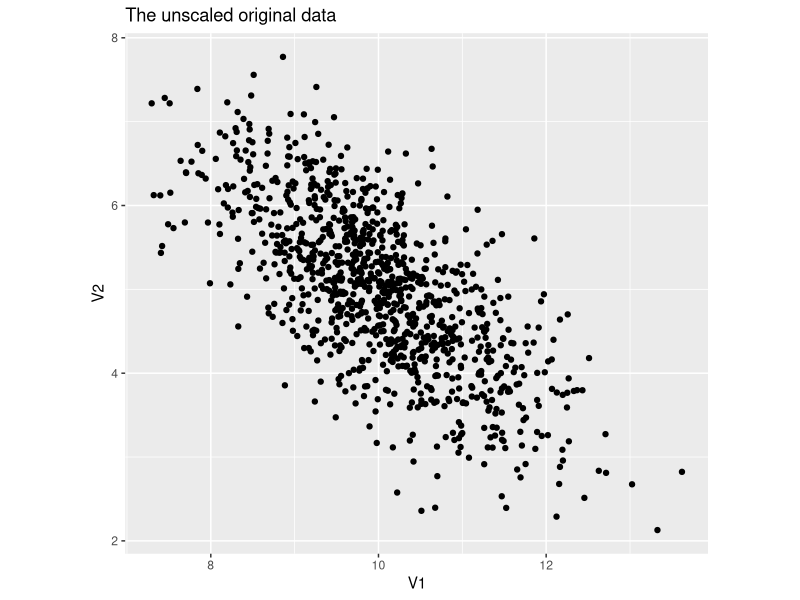
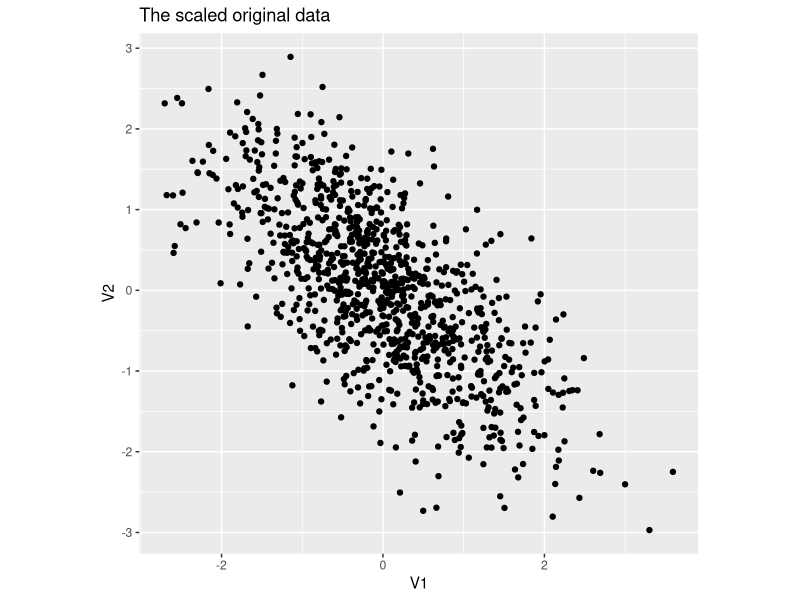
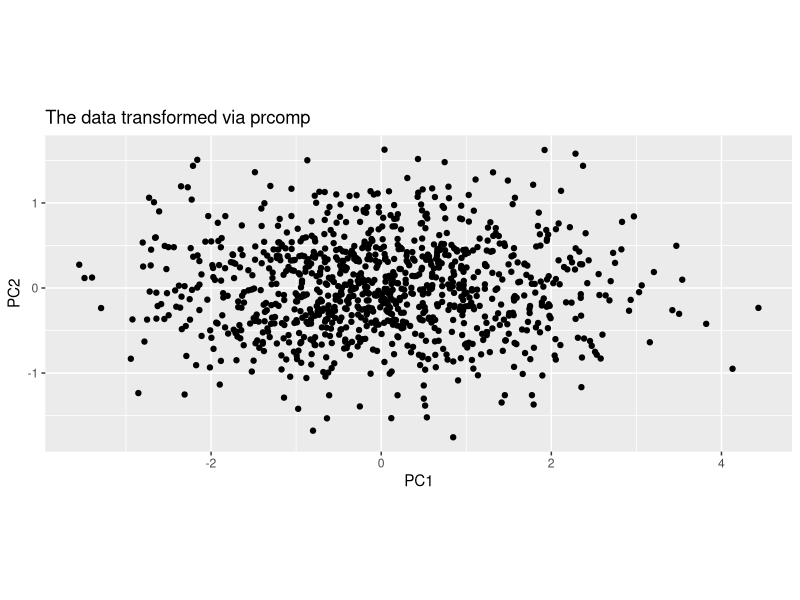
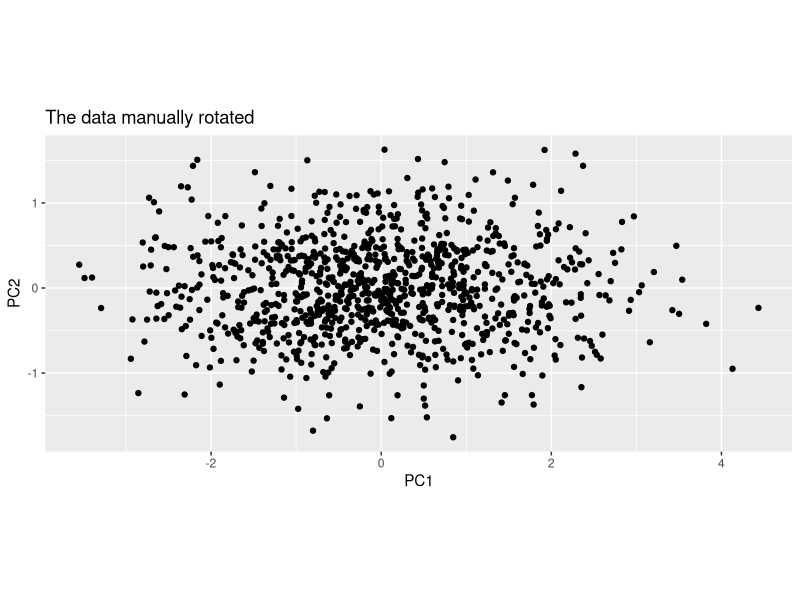

These figures' R source, in order:
library(MASS)
library(ggplot2)
set.seed(1000)
# define the mean and the standard deviation of random data
sigma <- rbind(c(1, -0.7), c(-0.7, 1))
mu <- c(10, 5)
# randomly generate some multivariate data
df <- as.data.frame(mvrnorm(n=1000, mu=mu, Sigma = sigma))
# plot our unscaled data
ggplot(df, aes(x= V1, y=V2)) + geom_point() + coord_fixed() + ggtitle("The unscaled original data")
# correlation coefficient of our data
cor(df)
# scale our data, center the data where we want it
data_scaled <- as.data.frame(scale(df))
# plot our scaled data
ggplot(data_scaled, aes(x= V1, y=V2)) + geom_point() + coord_fixed() + ggtitle("The scaled original data")
# data has been normalised after using mean and standard deviation, mean for centering and standard deviation for scaling
# run PCA and let prcomp do the scaling for us
PCA <- prcomp(df, scale=TRUE)
# plot our transformed data, note how the data has changed
ggplot(as.data.frame(PCA$x), aes(x= PC1, y= PC2)) + geom_point() + coord_fixed() + ggtitle("The data transformed via prcomp")
# correlation coeeficient of our transformed data
cor(PCA$x)
# manually apply the PCA transformation using the data we scaled and the rotation matrix
df_rotated <- as.data.frame(as.matrix(data_scaled)%*% PCA$rotation)
#plot the manually transformed data
ggplot(as.data.frame(PCA$x), aes(x= PC1, y= PC2)) + geom_point() + coord_fixed() + ggtitle("The data manually rotated")
#plot our reversed data with the rotations plotted as red dashed lines
reversed_df <- as.data.frame(PCA$x %*% t(PCA$rotation))
reversed_plot <- ggplot(reversed_df, aes(x=V1, y=V2))+geom_point()+coord_fixed()+ggtitle("PCA Reversed with rotation plot")

# crimeDate = read.table("/home/lilo/rcode/uscrime/uscrime.txt", header= TRUE, stringsAsFactors = F) 
# head(crimeDate)
# # crime_model <- lm(Crime ~ ., data = crimeData)
